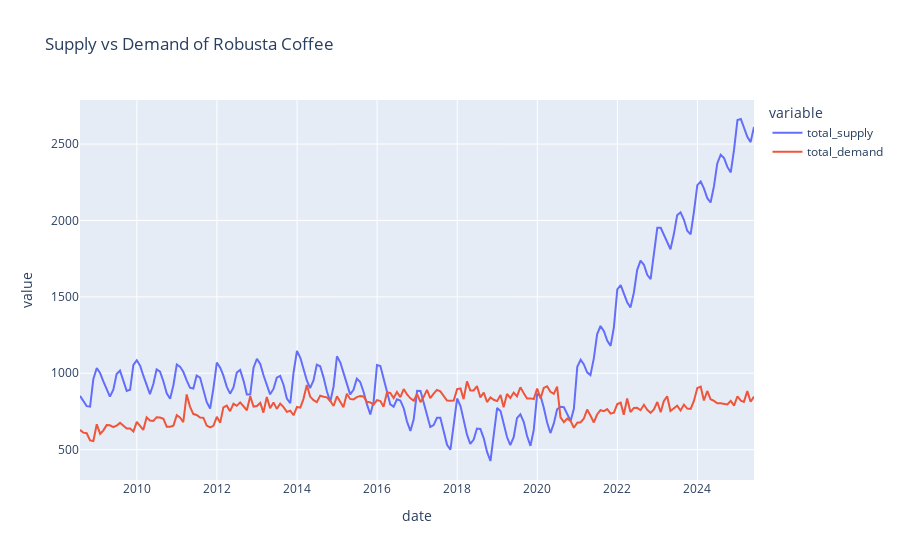

The code cell stored with this chart in its notebook:
### Code cell
px.line(SND_df[SND_df["coffee_type_id"] == 2], x = 'date', y = ['total_supply', 'total_demand'], title = 'Supply vs Demand of Robusta Coffee')

### Figure 1 — Plotly figure (JSON) as saved in the notebook; plotly's stock layout.template omitted (floating-point values rounded to 4 significant figures; data arrays with more than 128 entries replaced by an {"elided": "..."} marker saying what was removed)
{"data": [{"hovertemplate": "variable=total_supply<br>date=%{x}<br>value=%{y}<extra></extra>", "legendgroup": "total_supply", "line": {"color": "#636efa", "dash": "solid"}, "marker": {"symbol": "circle"}, "mode": "lines", "name": "total_supply", "orientation": "v", "showlegend": true, "type": "scatter", "x": {"elided": "203 str values"}, "xaxis": "x", "y": {"elided": "203 float values"}, "yaxis": "y"}, {"hovertemplate": "variable=total_demand<br>date=%{x}<br>value=%{y}<extra></extra>", "legendgroup": "total_demand", "line": {"color": "#EF553B", "dash": "solid"}, "marker": {"symbol": "circle"}, "mode": "lines", "name": "total_demand", "orientation": "v", "showlegend": true, "type": "scatter", "x": {"elided": "203 str values"}, "xaxis": "x", "y": {"elided": "203 float values"}, "yaxis": "y"}], "layout": {"legend": {"title": {"text": "variable"}, "tracegroupgap": 0}, "title": {"text": "Supply vs Demand of Robusta Coffee"}, "xaxis": {"anchor": "y", "domain": [0, 1], "title": {"text": "date"}}, "yaxis": {"anchor": "x", "domain": [0, 1], "title": {"text": "value"}}}}
